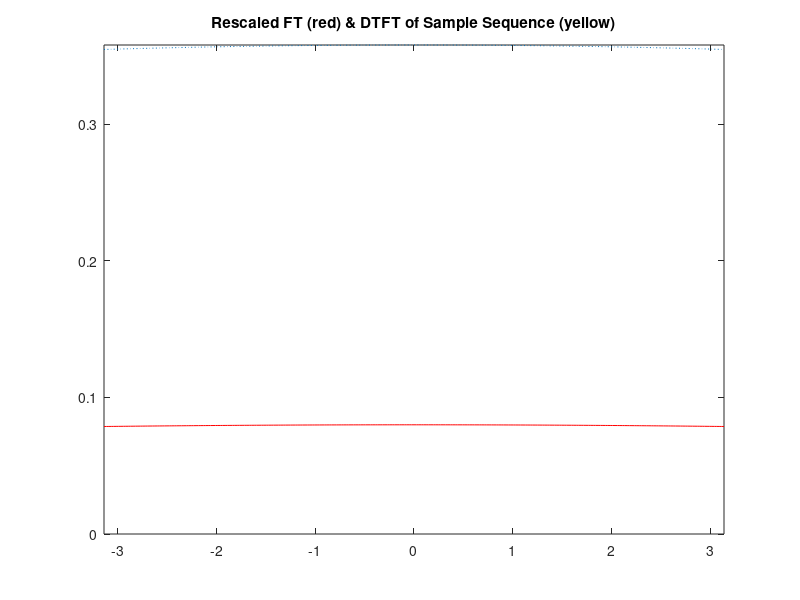

This figure's MATLAB source:
% ex7_1.m  to plot the aliased spectra over one period
%  for f(t) = exp(-a|t|), a>0, -inf<t<inf
%
a=input('enter exponential constant  ')
Ts=input('enter sampling period Ts  ')
M=input('# of aliases summed, M, an odd integer  ')
N=256;				% # of plot points
dw=2*pi/N;			% point spacing
w=-pi:dw:pi;			% plot points
F1=zeros(1,N+1);		% initialize spectrum values
for mr=1:M
	m=mr-(M+1)/2;
	tmp=(2/(a*Ts))./(1+((w-m*2*pi)/(a*Ts)).^2);
	F1=F1+tmp;
	if m==0
		Fr=tmp;
	end
end
plot(w,F1,':',w,Fr,'r')
title('Rescaled FT (red) & DTFT of Sample Sequence (yellow)')
pk=max(abs(F1));
axis([-pi pi 0 pk])
